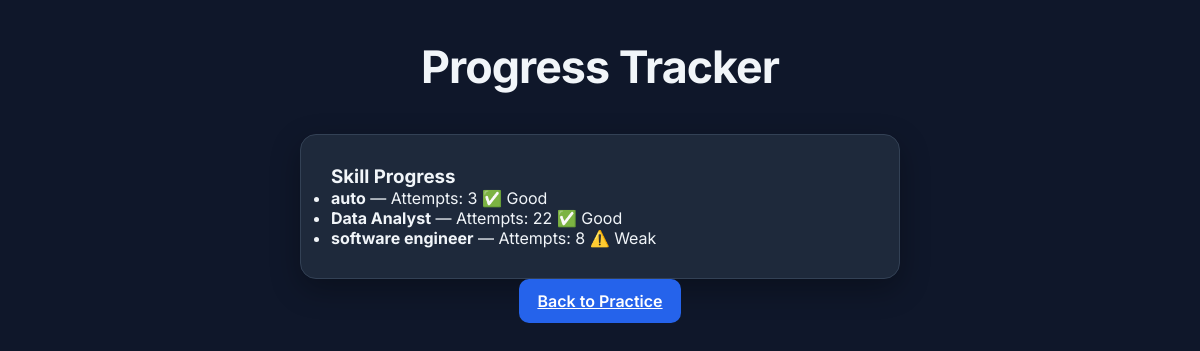
The page /progress (signed in) on the database as committed earlier.
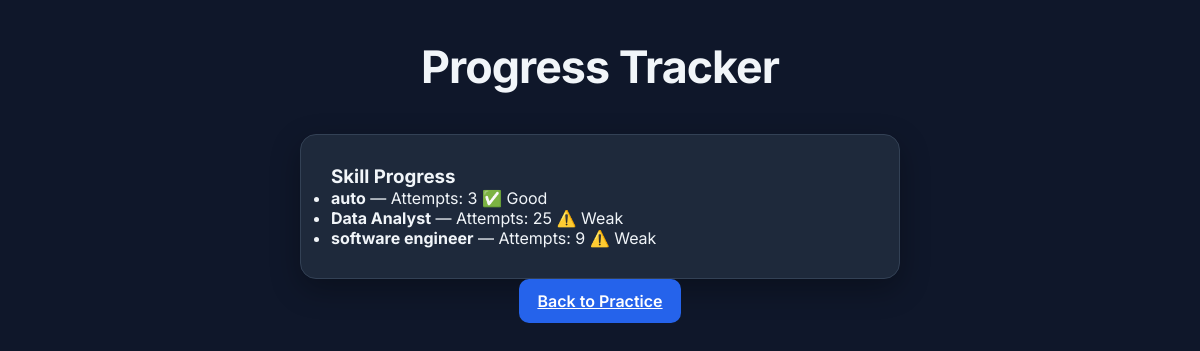
The same page on the database as committed later.
### models.py (models this page shows)
class SkillProgress(Base):
    __tablename__ = "skill_progress"
    id = Column(Integer, primary_key=True, index=True)
    user_id = Column(Integer, ForeignKey("users.id"))
    skill = Column(String)
    attempts = Column(Integer, default=0)
    weak = Column(Boolean, default=False)

### main.py (the view)
@app.get("/progress", response_class=HTMLResponse)
def progress_page(request: Request, db: Session = Depends(get_db)):
    user = get_current_user(request, db)
    if not user:
        return RedirectResponse("/login")
    skills = db.query(SkillProgress).filter(SkillProgress.user_id == user.id).all()
    return templates.TemplateResponse("progress.html", {"request": request, "username": user.username, "skills": skills})

### templates/progress.html (shortened to what this page needs)
<!DOCTYPE html>
<html lang="en">
<head>
  <link rel="stylesheet" href="/static/styles.css" />
</head>
<body>
  <h1> Progress Tracker</h1>
  <div class="card">
    <h3>Skill Progress</h3>
    <ul>
      {% for skill in skills %}
        <li>
          <b>{{ skill.skill }}</b> — Attempts: {{ skill.attempts }}
          {% if skill.weak %} ⚠️ Weak {% else %} ✅ Good {% endif %}
        </li>
      {% endfor %}
    </ul>
  </div>
  <a href="/index" class="btn"> Back to Practice</a>
</body>
</html>

### static/styles.css (style rules this page uses)
:root { --primary: #2563eb; --primary-hover: #1d4ed8; --background: #0f172a; --surface: #1e293b; --surface-light: #334155; --text-main: #f1f5f9; --text-muted: #94a3b8; --border: #334155; --shadow: 0 10px 30px rgba(0,0,0,0.3); }
* { margin: 0; padding: 0; box-sizing: border-box; font-family: 'Inter', sans-serif; }
body { background: var(--background); color: var(--text-main); min-height: 100vh; padding: 40px 20px; display: flex; flex-direction: column; align-items: center; }
h1 { font-size: 2.8rem; font-weight: 700; margin-bottom: 40px; text-align: center; letter-spacing: -1px; }
.card, form#interview-form, #question-area, #feedback-area, .feature-card { background: var(--surface); border: 1px solid var(--border); border-radius: 16px; padding: 30px; box-shadow: var(--shadow); transition: all 0.25s ease; width: 100%; max-width: 600px; }
.btn, button { background: var(--primary); color: white; border: none; padding: 12px 18px; border-radius: 10px; font-weight: 600; cursor: pointer; transition: 0.2s ease; }

Rows that differ between the two databases and show on the page:
changed SkillProgress "Data Analyst": attempts "22" → "25"; weak "✅ Good" → "⚠️ Weak"
changed SkillProgress "software engineer": attempts "8" → "9"
